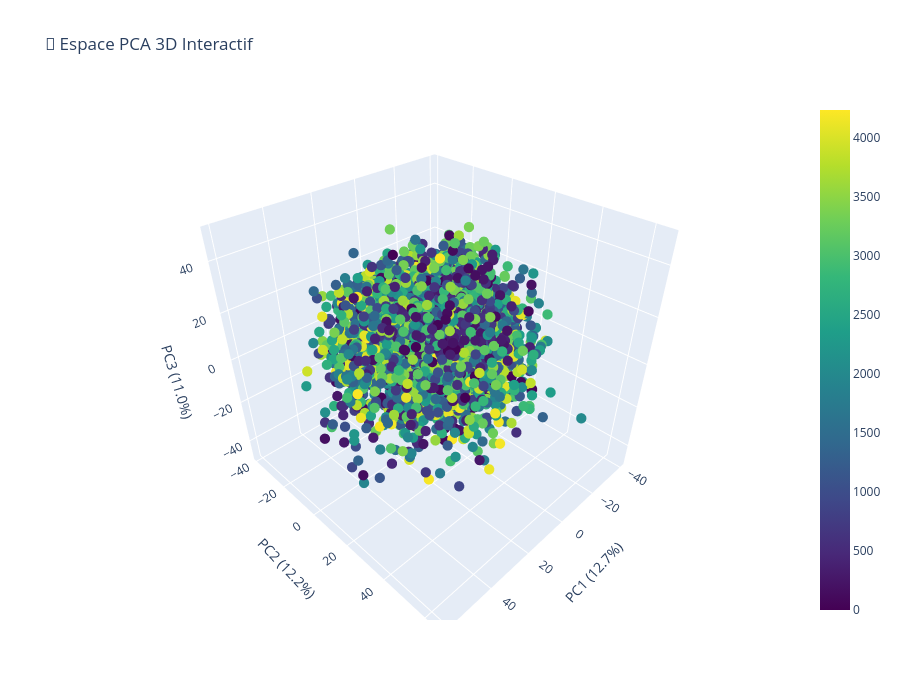

Notebook code for this chart:
### Markdown cell above
## Prédiction Pipeline

### Code cell
# Prédiction
y_pred = pipeline.predict(X_test)

### Figure 1 — Plotly figure (JSON) as saved in the notebook; plotly's stock layout.template omitted (floating-point values rounded to 4 significant figures; data arrays with more than 128 entries replaced by an {"elided": "..."} marker saying what was removed)
{"data": [{"hovertemplate": "<b>Image %{text}</b><br>PC1: %{x:.3f}<br>PC2: %{y:.3f}<br>PC3: %{z:.3f}<br><extra></extra>", "marker": {"color": {"elided": "4233 int values"}, "colorscale": [[0, "#440154"], [0.1111, "#482878"], [0.2222, "#3e4989"], [0.3333, "#31688e"], [0.4444, "#26828e"], [0.5556, "#1f9e89"], [0.6667, "#35b779"], [0.7778, "#6ece58"], [0.8889, "#b5de2b"], [1, "#fde725"]], "showscale": true, "size": 6}, "mode": "markers", "name": "Images PCA 3D", "text": {"elided": "4233 float values"}, "type": "scatter3d", "x": {"elided": "4233 float values"}, "y": {"elided": "4233 float values"}, "z": {"elided": "4233 float values"}}], "layout": {"height": 700, "scene": {"xaxis": {"title": {"text": "PC1 (12.7%)"}}, "yaxis": {"title": {"text": "PC2 (12.2%)"}}, "zaxis": {"title": {"text": "PC3 (11.0%)"}}}, "title": {"text": "🎲 Espace PCA 3D Interactif"}, "width": 900}}
